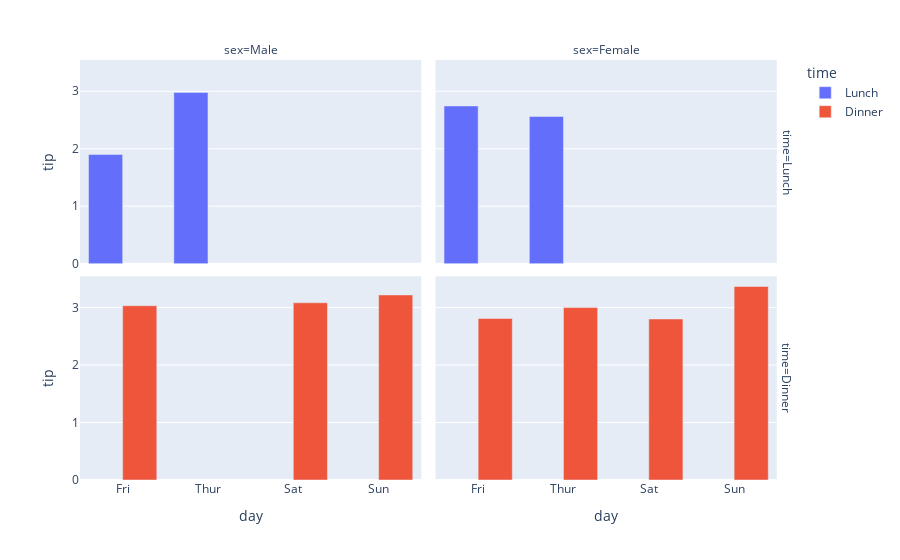

Here is the notebook cell this chart was saved with:
### Markdown cell above
#### Plot

### Code cell
px.bar(data_frame=dff, x='day', y='tip', facet_row='time',
       color='time', barmode='group', facet_col='sex')

### Figure 1 — Plotly figure (JSON) as saved in the notebook; plotly's stock layout.template omitted (floating-point values rounded to 4 significant figures)
{"data": [{"alignmentgroup": "True", "hovertemplate": "time=Lunch<br>sex=Male<br>day=%{x}<br>tip=%{y}<extra></extra>", "legendgroup": "Lunch", "marker": {"color": "#636efa", "pattern": {"shape": ""}}, "name": "Lunch", "offsetgroup": "Lunch", "orientation": "v", "showlegend": true, "textposition": "auto", "type": "bar", "x": ["Fri", "Thur"], "xaxis": "x3", "y": [1.9, 2.98], "yaxis": "y3"}, {"alignmentgroup": "True", "hovertemplate": "time=Lunch<br>sex=Female<br>day=%{x}<br>tip=%{y}<extra></extra>", "legendgroup": "Lunch", "marker": {"color": "#636efa", "pattern": {"shape": ""}}, "name": "Lunch", "offsetgroup": "Lunch", "orientation": "v", "showlegend": false, "textposition": "auto", "type": "bar", "x": ["Thur", "Fri"], "xaxis": "x4", "y": [2.562, 2.745], "yaxis": "y4"}, {"alignmentgroup": "True", "hovertemplate": "time=Dinner<br>sex=Male<br>day=%{x}<br>tip=%{y}<extra></extra>", "legendgroup": "Dinner", "marker": {"color": "#EF553B", "pattern": {"shape": ""}}, "name": "Dinner", "offsetgroup": "Dinner", "orientation": "v", "showlegend": true, "textposition": "auto", "type": "bar", "x": ["Fri", "Sat", "Sun"], "xaxis": "x", "y": [3.033, 3.084, 3.22], "yaxis": "y"}, {"alignmentgroup": "True", "hovertemplate": "time=Dinner<br>sex=Female<br>day=%{x}<br>tip=%{y}<extra></extra>", "legendgroup": "Dinner", "marker": {"color": "#EF553B", "pattern": {"shape": ""}}, "name": "Dinner", "offsetgroup": "Dinner", "orientation": "v", "showlegend": false, "textposition": "auto", "type": "bar", "x": ["Sat", "Fri", "Thur", "Sun"], "xaxis": "x2", "y": [2.802, 2.81, 3, 3.367], "yaxis": "y2"}], "layout": {"annotations": [{"font": {}, "showarrow": false, "text": "sex=Male", "x": 0.24, "xanchor": "center", "xref": "paper", "y": 1, "yanchor": "bottom", "yref": "paper"}, {"font": {}, "showarrow": false, "text": "sex=Female", "x": 0.74, "xanchor": "center", "xref": "paper", "y": 1, "yanchor": "bottom", "yref": "paper"}, {"font": {}, "showarrow": false, "text": "time=Dinner", "textangle": 90, "x": 0.98, "xanchor": "left", "xref": "paper", "y": 0.2425, "yanchor": "middle", "yref": "paper"}, {"font": {}, "showarrow": false, "text": "time=Lunch", "textangle": 90, "x": 0.98, "xanchor": "left", "xref": "paper", "y": 0.7575, "yanchor": "middle", "yref": "paper"}], "autosize": true, "barmode": "group", "legend": {"title": {"text": "time"}, "tracegroupgap": 0}, "margin": {"t": 60}, "xaxis": {"anchor": "y", "autorange": true, "domain": [0, 0.48], "range": [-0.5, 3.5], "title": {"text": "day"}, "type": "category"}, "xaxis2": {"anchor": "y2", "autorange": true, "domain": [0.5, 0.98], "matches": "x", "range": [-0.5, 3.5], "title": {"text": "day"}, "type": "category"}, "xaxis3": {"anchor": "y3", "autorange": true, "domain": [0, 0.48], "matches": "x", "range": [-0.5, 3.5], "showticklabels": false, "type": "category"}, "xaxis4": {"anchor": "y4", "autorange": true, "domain": [0.5, 0.98], "matches": "x", "range": [-0.5, 3.5], "showticklabels": false, "type": "category"}, "yaxis": {"anchor": "x", "autorange": true, "domain": [0, 0.485], "range": [0, 3.544], "title": {"text": "tip"}, "type": "linear"}, "yaxis2": {"anchor": "x2", "autorange": true, "domain": [0, 0.485], "matches": "y", "range": [0, 3.544], "showticklabels": false, "type": "linear"}, "yaxis3": {"anchor": "x3", "autorange": true, "domain": [0.515, 1], "matches": "y", "range": [0, 3.544], "title": {"text": "tip"}, "type": "linear"}, "yaxis4": {"anchor": "x4", "autorange": true, "domain": [0.515, 1], "matches": "y", "range": [0, 3.544], "showticklabels": false, "type": "linear"}}}
